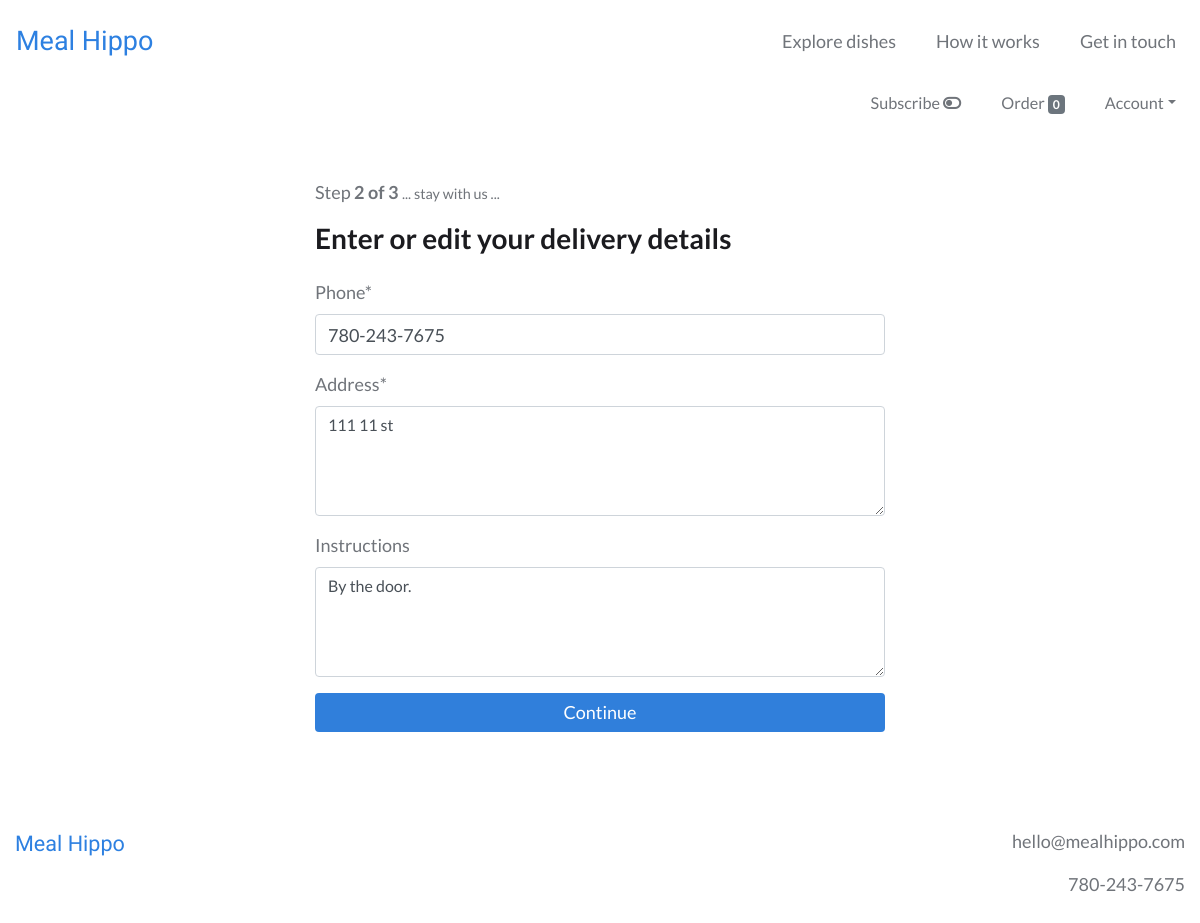
/order/delivery (signed in), run on the app's committed database.
### users/models.py (models this page shows, shortened)
class CustomUser(AbstractBaseUser):
    email = models.EmailField(unique=True)
    is_active = models.BooleanField(default=True)
    is_admin = models.BooleanField(default=False)
    objects = CustomUserManager()
    USERNAME_FIELD = 'email'
    REQUIRED_FIELDS = []

### webplatform/models.py (models this page shows, shortened)
class UserDeliveryDetail(models.Model):
    user = models.OneToOneField(settings.AUTH_USER_MODEL, on_delete=models.CASCADE)
    phone = models.CharField(max_length=20)
    address = models.TextField()
    instructions = models.TextField(blank=True, null=True)
    free_delivery = models.BooleanField(default=True)
    is_subscribed = models.BooleanField(default=False, verbose_name='subscribe weekly')

### webplatform/views.py (the view)
# urls.py: path('order/delivery', views.OrderDeliveryView.as_view(), name='order_delivery_view'),
class OrderDeliveryView(IsSubscribedMixin, LoginRequiredMixin, UpdateView):
    login_url = 'login'
    template_name = 'webplatform/order_delivery_view.html'
    form_class = forms.OrderDeliveryForm
    success_url = reverse_lazy('webplatform:order_payment_view')
    def get_object(self):
        return get_object_or_404(models.UserDeliveryDetail, user=self.request.user)

### webplatform/forms.py
class OrderDeliveryForm(ModelForm):
    class Meta:
        model = models.UserDeliveryDetail
        fields = ['phone', 'address', 'instructions']
        widgets = {
          'address': forms.Textarea(attrs={'rows':4}),
          'instructions': forms.Textarea(attrs={'rows':4}),
        }

### webplatform/templatetags/cart_templatetags.py (called while the page is built)
@register.filter
def cart_item_count(user):
    if user.is_authenticated:
        queryset = models.Order.objects.filter(user=user, is_completed=False)
        if queryset.exists():
            return queryset[0].items.count()
    return 0

### webplatform/views.py (called while the page is built)
    def get_context_data(self, **kwargs):
        context = super(IsSubscribedMixin, self).get_context_data(**kwargs)
        if self.request.user.is_authenticated:
            user_subscription_qs = models.UserSubscription.objects.filter(user=self.request.user)
            user_subscription = user_subscription_qs[0]
            context['is_subscribed'] = user_subscription.is_subscribed
        return context

### webplatform/templates/webplatform/order_delivery_view.html (shortened to what this page needs)
{% extends 'base.html' %}
{% load static %}
{% load crispy_forms_tags %}
{% load humanize %}
{% block content %}
<div class="container-fluid my-5">
  <div class="row">
    <div class="col-lg-6 offset-lg-3 col-md-8 offset-md-2 col-12">
      <p>Step <b>2 of 3</b> <small>... stay with us ...</small></p>
      <h3 class="mb-4">Enter or edit your delivery details</h3>
      <form method="post">
        {{ form|crispy }}
        <input type="submit" value="Continue" class="btn btn-primary btn-block">
      </form>
    </div>
  </div>
</div>
{% endblock %}

### templates/base.html (shortened to what this page needs)
{% load static %}
{% load cart_templatetags %}
<!DOCTYPE html>
<html lang="en" dir="ltr">
  <head>
    <link rel="stylesheet" href="https://stackpath.bootstrapcdn.com/bootstrap/4.4.1/css/bootstrap.min.css">
    <link rel="stylesheet" type="text/css" href="{% static 'style.css' %}">
  </head>
  <body>
    <nav class="navbar navbar-expand-md navbar-light py-3">
      <a class="navbar-brand" href="{% url 'webplatform:home_view' %}">Meal&nbsp;Hippo</a>
      <div class="collapse navbar-collapse" id="navbarText">
        <ul class="navbar-nav ml-auto">
          <li class="nav-item mr-4">
            <a class="nav-link" href="{% url 'webplatform:order_items_view' %}">Explore dishes</a>
          </li>
          <li class="nav-item mr-4">
            <a class="nav-link" href="{% url 'webplatform:support_view' %}">How it works</a>
          </li>
          {% if user.is_authenticated %}
            <li class="nav-item">
          {% else %}
            <li class="nav-item mr-4">
          {% endif %}
            <a class="nav-link" href="{% url 'webplatform:contact_view' %}">Get in touch</a>
          </li>
        </ul>
      </div>
    </nav>
    {% if user.is_authenticated %}
        <nav class="navbar navbar-expand navbar-light user-nav pt-0">
            <ul class="navbar-nav mx-auto ml-md-auto mr-md-0">
              <li class="nav-item mr-4">
                <a class="nav-link" href="{% url 'webplatform:subscribe_toggle' request.path %}">{% if is_subscribed %}Subscribed <i class="fas fa-toggle-on"></i>{% else %}<span data-toggle="tooltip" data-placement="bottom" title="Save 5% on all orders">Subscribe <i class="fas fa-toggle-off"></i></span>{% endif %}</a>
              <li class="nav-item mr-4">
                <a class="nav-link" href="{% url 'webplatform:order_items_view' %}">
                  Order <span class="badge badge-secondary">{{ request.user|cart_item_count }}</span>
                </a>
              </li>
              <li class="nav-item dropdown">
                <a class="nav-link dropdown-toggle" data-toggle="dropdown" href="#" role="button" aria-haspopup="true" aria-expanded="false">Account</a>
              </li>
            </ul>
        </nav>
    {% endif %}
    {% block content %}
    {% endblock %}
    <footer>
      <div class="container-fluid text-center py-5 mb-5">
        <div class="row">
          <div class="col-sm text-sm-left mb-4">
            <span class="logo">
              <a href="{% url 'webplatform:home_view' %}">Meal&nbsp;Hippo</a>
            </span>
          </div>
          <div class="col-sm text-sm-right">
            <p>hello@mealhippo.com</p>
            <p>780-243-7675</p>
          </div>
        </div>
      </div>
    </footer>
  </body>
</html>

### static/style.css (style rules this page uses)
:root { --heading: #1B1B1F; --sub_heading: #1B1B1F; --text: #70747A; --logo: #2D80E1; --button_dark: #307FDB; --button_light: #388FF4; --link_dark: #307FDB; --link_light: #388FF4; --nav_dark: #70747A; --nav_light: #1B1B1F; --attention_dark: #FFBA08; --attention_light: #FFC518; --attention_text: #392900; }
body { color: var(--text); font-family: 'Lato', sans-serif; font-size: 18px; }
select.form-control, input.form-control { font-size: 1em; }
.btn { font-size: 1em; }
a, .btn-link { color: var(--link_dark); }
h1, h2, h3 { font-weight: bold; color: var(--heading); }
.navbar-light .navbar-brand, .logo a { color: var(--logo); font-size: 1.5em; font-family: 'Varela Round', "Arial Rounded MT Bold", "Helvetica Rounded", sans-serif; }
.logo a { font-size: 1.2em; }
.navbar-nav .nav-item a.nav-link { color: var(--nav_dark); }
.user-nav { font-size: 0.9em; }
.btn { padding-left: 25px; padding-right: 25px; }
.btn-primary { background: var(--button_dark); border: none; }

### data on the page
CustomUser: user|cart_item_count "0"
UserDeliveryDetail: phone "780-243-7675", address "111 11 st", instructions "By the door."
